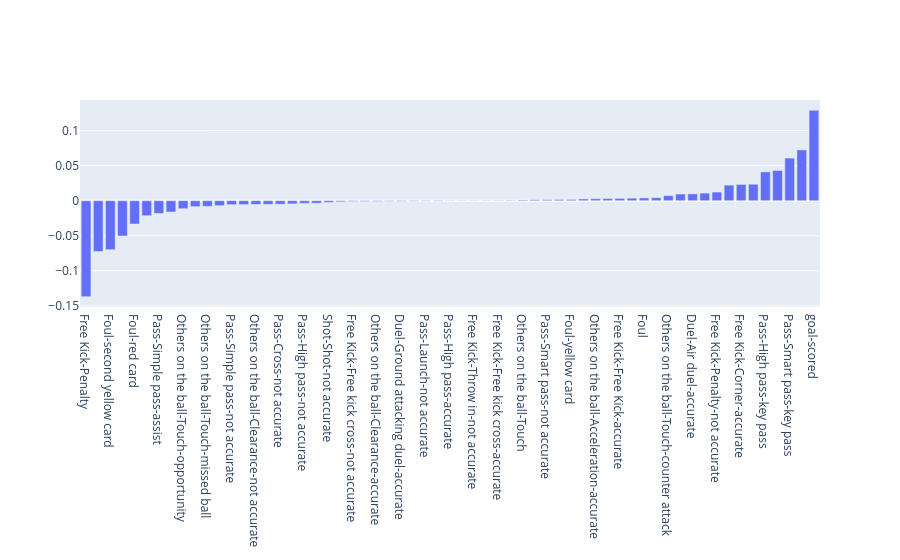

The notebook cell saved with this chart:
### Code cell
# Load and plot feature weights
feature_data = json.load(open(FEATURE_WEIGHTS_FILEPATH))
fig = go.Figure(
    [
        go.Bar(
            x=list(feature_data.keys()),
            y=list(feature_data.values()),
        )
    ]
)
py.iplot(fig)

### Figure 1 — Plotly figure (JSON) as saved in the notebook; plotly's stock layout.template omitted (floating-point values rounded to 4 significant figures)
{"data": [{"type": "bar", "x": ["Free Kick-Penalty", "Pass-Head pass-assist", "Foul-second yellow card", "Others on the ball-Touch-dangerous ball lost", "Foul-red card", "Free Kick-Free kick shot-accurate", "Pass-Simple pass-assist", "Pass-Smart pass-assist", "Others on the ball-Touch-opportunity", "Others on the ball-Clearance", "Others on the ball-Touch-missed ball", "Free Kick-Free kick shot-not accurate", "Pass-Simple pass-not accurate", "Duel-Ground loose ball duel-not accurate", "Others on the ball-Clearance-not accurate", "Free Kick-Free Kick-not accurate", "Pass-Cross-not accurate", "Duel-Ground attacking duel-not accurate", "Pass-High pass-not accurate", "Duel-Ground defending duel-not accurate", "Shot-Shot-not accurate", "Pass-Head pass-not accurate", "Free Kick-Free kick cross-not accurate", "Pass-Smart pass-accurate", "Others on the ball-Clearance-accurate", "Others on the ball-Touch-interception", "Duel-Ground attacking duel-accurate", "Duel-Ground loose ball duel-accurate", "Pass-Launch-not accurate", "Pass-Launch-accurate", "Pass-High pass-accurate", "Duel-Ground defending duel-accurate", "Free Kick-Throw in-not accurate", "Pass-Simple pass-accurate", "Free Kick-Free kick cross-accurate", "Free Kick-Throw in-accurate", "Others on the ball-Touch", "Others on the ball-Touch-feint", "Pass-Smart pass-not accurate", "Free Kick-Goal kick", "Foul-yellow card", "Pass-Head pass-accurate", "Others on the ball-Acceleration-accurate", "Free Kick-Corner-not accurate", "Free Kick-Free Kick-accurate", "Pass-Cross-accurate", "Foul", "Others on the ball-Acceleration-not accurate", "Others on the ball-Touch-counter attack", "Pass-Head pass-key pass", "Duel-Air duel-accurate", "Duel-Air duel-not accurate", "Free Kick-Penalty-not accurate", "Pass-Cross-assist", "Free Kick-Corner-accurate", "Pass-Cross-key pass", "Pass-High pass-key pass", "Pass-Simple pass-key pass", "Pass-Smart pass-key pass", "Pass-High pass-assist", "goal-scored"], "y": [-0.1369, -0.07251, -0.06994, -0.05039, -0.03326, -0.02139, -0.01817, -0.01616, -0.01144, -0.00849, -0.008002, -0.007008, -0.005604, -0.005515, -0.005348, -0.005166, -0.005021, -0.004452, -0.00371, -0.00359, -0.002397, -0.001579, -0.001074, -0.001067, -0.001014, -0.0008241, -0.0008056, -0.0006899, -0.0005552, -0.0005502, -0.0002519, -0.0002014, 0.0001519, 0.0001546, 0.000386, 0.000502, 0.001009, 0.001294, 0.001422, 0.001737, 0.001789, 0.002493, 0.002852, 0.002991, 0.003264, 0.003579, 0.003957, 0.004281, 0.007244, 0.009518, 0.009742, 0.01082, 0.01235, 0.02221, 0.02321, 0.0235, 0.0411, 0.04314, 0.06082, 0.07246, 0.1289]}], "layout": {}}
